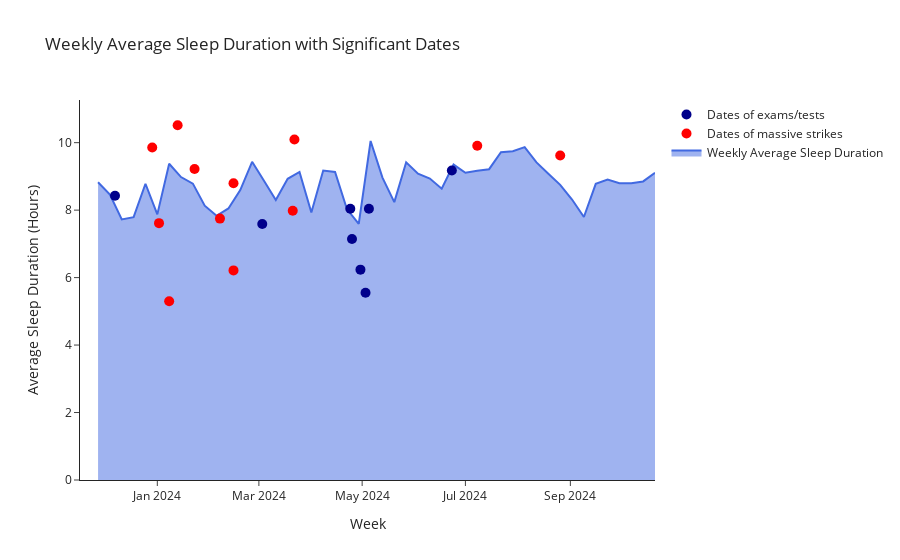

Here is the notebook cell this chart was saved with:
### Markdown cell above
How do massive strikes affect my sleep? What about exams and tests?

### Code cell
import plotly.graph_objects as go

sleep_df = sleep_df[sleep_df['date'] >= pd.Timestamp('2023-12-01')].copy()

sleep_df['date'] = pd.to_datetime(sleep_df['date'])
sleep_df = sleep_df.sort_values(by='date')

sleep_df['week'] = sleep_df['date'].dt.to_period('W').apply(lambda r: r.start_time)
weekly_avg_sleep = sleep_df.groupby('week')['sleep_duration'].mean().reset_index()

key_dates = [
    "2022-02-24", "2022-10-10", "2022-10-22", "2022-10-31", "2022-11-15", "2022-11-23",
    "2022-12-05", "2022-12-16", "2022-12-29", "2022-12-31", "2023-01-14", "2023-01-26",
    "2023-02-10", "2023-02-16", "2023-03-09", "2023-12-29", "2024-01-02", "2024-01-08",
    "2024-01-13", "2024-01-23", "2024-02-07", "2024-02-15", "2024-03-21", "2024-03-22",
    "2024-07-08", "2024-08-26"
]

dates_of_exams = [
    "2023-12-12", "2024-03-03", "2024-04-30", "2024-04-24", "2024-05-05", "2024-04-25",
    "2024-05-03", "2023-12-07", "2024-06-23", "2024-06-26",
]

key_dates = pd.to_datetime(key_dates)
dates_of_exams = pd.to_datetime(dates_of_exams)

event_sleep_data = sleep_df[sleep_df['date'].isin(key_dates)]
exam_sleep_data = sleep_df[sleep_df['date'].isin(dates_of_exams)]

fig = go.Figure()

fig.add_trace(
    go.Scatter(
        x=weekly_avg_sleep['week'],
        y=weekly_avg_sleep['sleep_duration'],
        mode='lines',
        name='Weekly Average Sleep Duration',
        line=dict(color='royalblue'),
        fill='tonexty'
    )
)

fig.add_trace(
    go.Scatter(
        x=event_sleep_data['date'],
        y=event_sleep_data['sleep_duration'],
        mode='markers+text',
        name='Dates of massive strikes',
        textposition='top center',
        marker=dict(color='red', size=10)
    )
)

fig.add_trace(
    go.Scatter(
        x=exam_sleep_data['date'],
        y=exam_sleep_data['sleep_duration'],
        mode='markers+text',
        name='Dates of exams/tests',
        textposition='top center',
        marker=dict(color='darkblue', size=10)
    )
)

fig.update_layout(
    title='Weekly Average Sleep Duration with Significant Dates',
    xaxis_title='Week',
    yaxis_title='Average Sleep Duration (Hours)',
    showlegend=True,
    template='simple_white',
    height=500
)

fig.show()

### Figure 1 — Plotly figure (JSON) as saved in the notebook; plotly's stock layout.template omitted (floating-point values rounded to 4 significant figures)
{"data": [{"fill": "tonexty", "line": {"color": "royalblue"}, "mode": "lines", "name": "Weekly Average Sleep Duration", "type": "scatter", "x": ["2023-11-27T00:00:00", "2023-12-04T00:00:00", "2023-12-11T00:00:00", "2023-12-18T00:00:00", "2023-12-25T00:00:00", "2024-01-01T00:00:00", "2024-01-08T00:00:00", "2024-01-15T00:00:00", "2024-01-22T00:00:00", "2024-01-29T00:00:00", "2024-02-05T00:00:00", "2024-02-12T00:00:00", "2024-02-19T00:00:00", "2024-02-26T00:00:00", "2024-03-04T00:00:00", "2024-03-11T00:00:00", "2024-03-18T00:00:00", "2024-03-25T00:00:00", "2024-04-01T00:00:00", "2024-04-08T00:00:00", "2024-04-15T00:00:00", "2024-04-22T00:00:00", "2024-04-29T00:00:00", "2024-05-06T00:00:00", "2024-05-13T00:00:00", "2024-05-20T00:00:00", "2024-05-27T00:00:00", "2024-06-03T00:00:00", "2024-06-10T00:00:00", "2024-06-17T00:00:00", "2024-06-24T00:00:00", "2024-07-01T00:00:00", "2024-07-08T00:00:00", "2024-07-15T00:00:00", "2024-07-22T00:00:00", "2024-07-29T00:00:00", "2024-08-05T00:00:00", "2024-08-12T00:00:00", "2024-08-19T00:00:00", "2024-08-26T00:00:00", "2024-09-02T00:00:00", "2024-09-09T00:00:00", "2024-09-16T00:00:00", "2024-09-23T00:00:00", "2024-09-30T00:00:00", "2024-10-07T00:00:00", "2024-10-14T00:00:00", "2024-10-21T00:00:00"], "y": [8.825, 8.46, 7.723, 7.792, 8.782, 7.875, 9.374, 8.981, 8.786, 8.132, 7.831, 8.049, 8.595, 9.432, 8.873, 8.3, 8.93, 9.13, 7.93, 9.175, 9.131, 8.031, 7.592, 10.05, 8.964, 8.237, 9.417, 9.079, 8.937, 8.635, 9.351, 9.109, 9.169, 9.214, 9.715, 9.747, 9.868, 9.415, 9.08, 8.749, 8.314, 7.797, 8.779, 8.908, 8.8, 8.796, 8.851, 9.106]}, {"marker": {"color": "red", "size": 10}, "mode": "markers+text", "name": "Dates of massive strikes", "textposition": "top center", "type": "scatter", "x": ["2023-12-29T00:00:00", "2024-01-02T00:00:00", "2024-01-08T00:00:00", "2024-01-13T00:00:00", "2024-01-23T00:00:00", "2024-02-07T00:00:00", "2024-02-15T00:00:00", "2024-02-15T00:00:00", "2024-03-21T00:00:00", "2024-03-22T00:00:00", "2024-07-08T00:00:00", "2024-08-26T00:00:00"], "y": [9.855, 7.614, 5.298, 10.52, 9.221, 7.749, 6.214, 8.799, 7.981, 10.09, 9.908, 9.618]}, {"marker": {"color": "darkblue", "size": 10}, "mode": "markers+text", "name": "Dates of exams/tests", "textposition": "top center", "type": "scatter", "x": ["2023-12-07T00:00:00", "2024-03-03T00:00:00", "2024-04-24T00:00:00", "2024-04-25T00:00:00", "2024-04-30T00:00:00", "2024-05-03T00:00:00", "2024-05-05T00:00:00", "2024-06-23T00:00:00"], "y": [8.427, 7.589, 8.04, 7.143, 6.236, 5.55, 8.043, 9.173]}], "layout": {"autosize": true, "showlegend": true, "title": {"text": "Weekly Average Sleep Duration with Significant Dates"}, "xaxis": {"autorange": true, "range": ["2023-11-17 07:03:09.8687", "2024-10-21"], "title": {"text": "Week"}, "type": "date"}, "yaxis": {"autorange": true, "range": [0, 11.49], "title": {"text": "Average Sleep Duration (Hours)"}, "type": "linear"}}}
